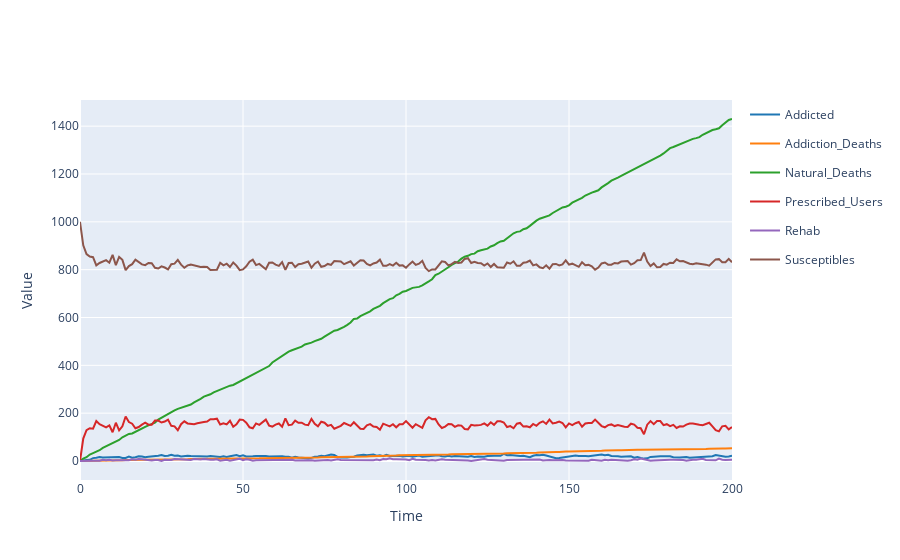

Notebook source saved alongside this figure:
### Code cell
results.plotplotly()

### Figure 1 — Plotly figure (JSON) as saved in the notebook; plotly's stock layout.template omitted (floating-point values rounded to 4 significant figures; data arrays with more than 128 entries replaced by an {"elided": "..."} marker saying what was removed)
{"data": [{"legendgroup": "Addicted", "line": {"color": "#1f77b4"}, "mode": "lines", "name": "Addicted", "type": "scatter", "x": {"elided": "201 int values"}, "y": {"elided": "201 int values"}}, {"legendgroup": "Addiction_Deaths", "line": {"color": "#ff7f0e"}, "mode": "lines", "name": "Addiction_Deaths", "type": "scatter", "x": {"elided": "201 int values"}, "y": {"elided": "201 int values"}}, {"legendgroup": "Natural_Deaths", "line": {"color": "#2ca02c"}, "mode": "lines", "name": "Natural_Deaths", "type": "scatter", "x": {"elided": "201 int values"}, "y": {"elided": "201 int values"}}, {"legendgroup": "Prescribed_Users", "line": {"color": "#d62728"}, "mode": "lines", "name": "Prescribed_Users", "type": "scatter", "x": {"elided": "201 int values"}, "y": {"elided": "201 int values"}}, {"legendgroup": "Rehab", "line": {"color": "#9467bd"}, "mode": "lines", "name": "Rehab", "type": "scatter", "x": {"elided": "201 int values"}, "y": {"elided": "201 int values"}}, {"legendgroup": "Susceptibles", "line": {"color": "#8c564b"}, "mode": "lines", "name": "Susceptibles", "type": "scatter", "x": {"elided": "201 int values"}, "y": {"elided": "201 int values"}}], "layout": {"showlegend": true, "title": {"text": ""}, "xaxis": {"title": {"text": "Time"}}, "yaxis": {"title": {"text": "Value"}}}}
